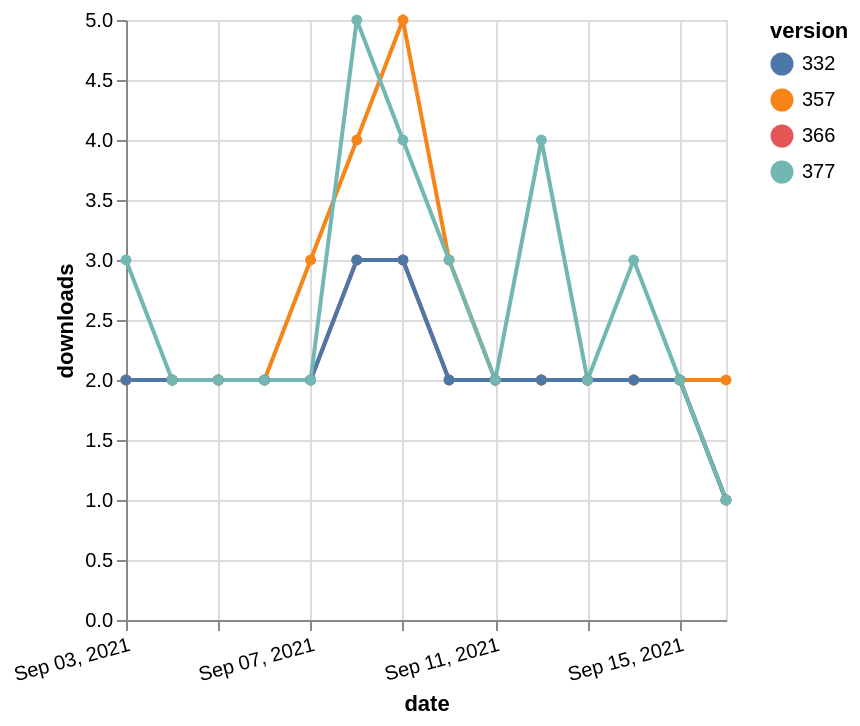

Vega-Lite specification stored for this chart:
### Vega-Lite specification from a JSON file in a GitHub repository (floating-point values rounded to 4 significant figures)
{"$schema": "https://vega.github.io/schema/vega-lite/v5.json", "description": "A simple bar chart with embedded data.", "data": {"values": [{"date": "2021-09-03", "total": 2333, "delta": 2, "version": "366"}, {"date": "2021-09-04", "total": 2335, "delta": 2, "version": "366"}, {"date": "2021-09-05", "total": 2337, "delta": 2, "version": "366"}, {"date": "2021-09-06", "total": 2339, "delta": 2, "version": "366"}, {"date": "2021-09-07", "total": 2341, "delta": 2, "version": "366"}, {"date": "2021-09-08", "total": 2344, "delta": 3, "version": "366"}, {"date": "2021-09-09", "total": 2347, "delta": 3, "version": "366"}, {"date": "2021-09-10", "total": 2349, "delta": 2, "version": "366"}, {"date": "2021-09-11", "total": 2351, "delta": 2, "version": "366"}, {"date": "2021-09-12", "total": 2353, "delta": 2, "version": "366"}, {"date": "2021-09-13", "total": 2355, "delta": 2, "version": "366"}, {"date": "2021-09-14", "total": 2357, "delta": 2, "version": "366"}, {"date": "2021-09-15", "total": 2359, "delta": 2, "version": "366"}, {"date": "2021-09-16", "total": 2360, "delta": 1, "version": "366"}, {"date": "2021-09-03", "total": 2934, "delta": 2, "version": "357"}, {"date": "2021-09-04", "total": 2936, "delta": 2, "version": "357"}, {"date": "2021-09-05", "total": 2938, "delta": 2, "version": "357"}, {"date": "2021-09-06", "total": 2940, "delta": 2, "version": "357"}, {"date": "2021-09-07", "total": 2943, "delta": 3, "version": "357"}, {"date": "2021-09-08", "total": 2947, "delta": 4, "version": "357"}, {"date": "2021-09-09", "total": 2952, "delta": 5, "version": "357"}, {"date": "2021-09-10", "total": 2955, "delta": 3, "version": "357"}, {"date": "2021-09-11", "total": 2957, "delta": 2, "version": "357"}, {"date": "2021-09-12", "total": 2959, "delta": 2, "version": "357"}, {"date": "2021-09-13", "total": 2961, "delta": 2, "version": "357"}, {"date": "2021-09-14", "total": 2963, "delta": 2, "version": "357"}, {"date": "2021-09-15", "total": 2965, "delta": 2, "version": "357"}, {"date": "2021-09-16", "total": 2967, "delta": 2, "version": "357"}, {"date": "2021-09-03", "total": 2786, "delta": 2, "version": "332"}, {"date": "2021-09-04", "total": 2788, "delta": 2, "version": "332"}, {"date": "2021-09-05", "total": 2790, "delta": 2, "version": "332"}, {"date": "2021-09-06", "total": 2792, "delta": 2, "version": "332"}, {"date": "2021-09-07", "total": 2794, "delta": 2, "version": "332"}, {"date": "2021-09-08", "total": 2797, "delta": 3, "version": "332"}, {"date": "2021-09-09", "total": 2800, "delta": 3, "version": "332"}, {"date": "2021-09-10", "total": 2802, "delta": 2, "version": "332"}, {"date": "2021-09-11", "total": 2804, "delta": 2, "version": "332"}, {"date": "2021-09-12", "total": 2806, "delta": 2, "version": "332"}, {"date": "2021-09-13", "total": 2808, "delta": 2, "version": "332"}, {"date": "2021-09-14", "total": 2810, "delta": 2, "version": "332"}, {"date": "2021-09-15", "total": 2812, "delta": 2, "version": "332"}, {"date": "2021-09-16", "total": 2813, "delta": 1, "version": "332"}, {"date": "2021-09-03", "total": 2170, "delta": 3, "version": "377"}, {"date": "2021-09-04", "total": 2172, "delta": 2, "version": "377"}, {"date": "2021-09-05", "total": 2174, "delta": 2, "version": "377"}, {"date": "2021-09-06", "total": 2176, "delta": 2, "version": "377"}, {"date": "2021-09-07", "total": 2178, "delta": 2, "version": "377"}, {"date": "2021-09-08", "total": 2183, "delta": 5, "version": "377"}, {"date": "2021-09-09", "total": 2187, "delta": 4, "version": "377"}, {"date": "2021-09-10", "total": 2190, "delta": 3, "version": "377"}, {"date": "2021-09-11", "total": 2192, "delta": 2, "version": "377"}, {"date": "2021-09-12", "total": 2196, "delta": 4, "version": "377"}, {"date": "2021-09-13", "total": 2198, "delta": 2, "version": "377"}, {"date": "2021-09-14", "total": 2201, "delta": 3, "version": "377"}, {"date": "2021-09-15", "total": 2203, "delta": 2, "version": "377"}, {"date": "2021-09-16", "total": 2204, "delta": 1, "version": "377"}]}, "width": "container", "mark": {"type": "line", "point": {"filled": true}}, "encoding": {"x": {"field": "date", "type": "temporal", "timeUnit": "yearmonthdate", "title": "date", "axis": {"labelAngle": -15}}, "y": {"field": "delta", "type": "quantitative", "title": "downloads"}, "color": {"field": "version", "type": "nominal"}, "tooltip": {"field": "delta"}}}
